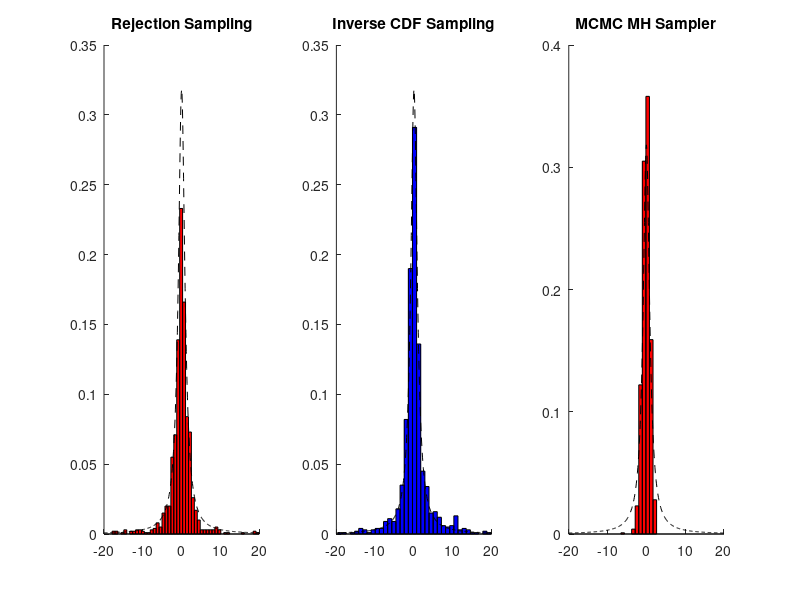

The MATLAB script that drew this image:
% Nima Ghorbani
% Machine Learing 2 - HW 4
% Goal: sampling from a cauchy distribution
clear all; clc; close all;
rng(100);

nsamples = 1000;

invCauchyCDF = @(x) tan(pi*(x-0.5));
CauchyCDF = @(y) (1/pi)*atan(y) + 0.5;
CauchyPDF = @(y) (1/pi)*(1./(1+y.^2));

%% Rejection sampling on the interval -20 and 20
figure(100);
subplot(131);hold on;title('Rejection Sampling');
samples = zeros(1,nsamples);
sIdx = 1;
while sIdx < nsamples
    x_current = -20 + 40*rand;
    if (rand/pi) <= CauchyPDF(x_current)
        samples(sIdx) = x_current;
        sIdx = sIdx + 1;
    end
end
[bincounts,bincenters] = hist(samples,50);
bincounts = bincounts/sum(bincounts);
bar(bincenters,bincounts,1,'r');
plot(-20:0.1:20,CauchyPDF(-20:0.1:20),'k--');% theoretical
xlim([-20,20]);
%% Inverse CDF sampling
subplot(132);hold on;title('Inverse CDF Sampling');
samples = rand(1,nsamples);
samples = arrayfun(invCauchyCDF,samples);

[bincounts,bincenters] = hist(samples,nsamples*2);
bincounts = bincounts/sum(bincounts);
bar(bincenters,bincounts,1,'b');

plot(-20:0.1:20,CauchyPDF(-20:0.1:20),'k--');% theoretical
xlim([-20,20]);
%% Metropolis-Hastings Sampler
subplot(133);hold on;title('MCMC MH Sampler')
q = @(x) (1/sqrt(2*pi))*exp(-0.5*x^2); % proposal distribution
%q = @(x) normpdf(x,0,1)
x_current = 0;
sIdx = 1;
while sIdx < nsamples
    x_cand = normrnd(x_current,1); % normal centered around current x
    alpha = q(x_cand)/q(x_current);% acceptnce ratio
    if alpha >= 1
       samples(sIdx) = x_cand;
       x_current = x_cand;
       sIdx = sIdx + 1
    else
        u = rand;
        if u < alpha
           samples(sIdx) = x_cand;
           x_current = x_cand;
           sIdx = sIdx + 1          
        end
    end
end
[bincounts,bincenters] = hist(samples,10);
bincounts = bincounts/sum(bincounts);
bar(bincenters,bincounts,1,'r');
plot(-20:0.1:20,CauchyPDF(-20:0.1:20),'k--');% theoretical
xlim([-20,20]);
